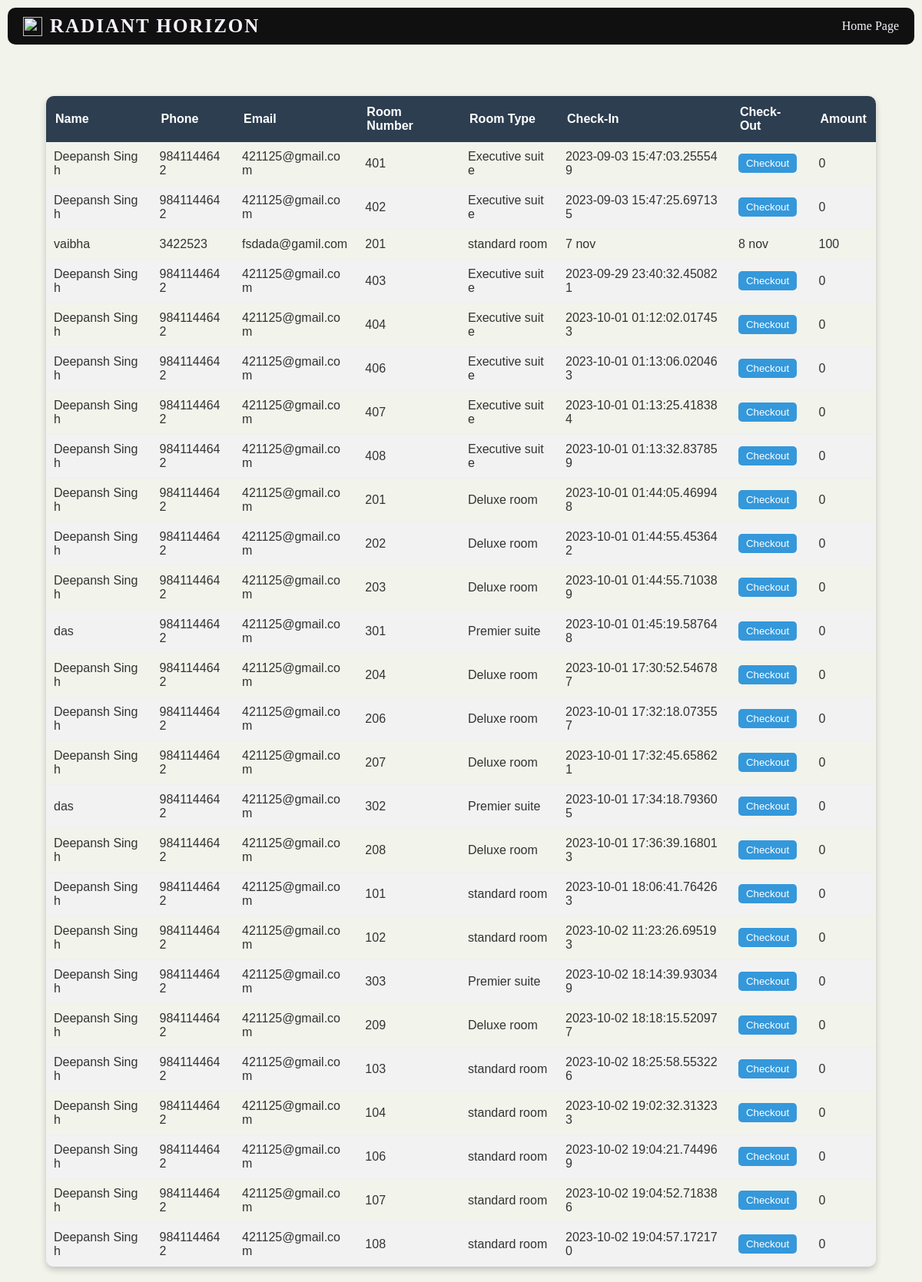
Page /customer_info (signed in) on the committed database.
### tables this page shows
CREATE TABLE Mother_table (
                        name  text,
                        phone_no integer,
                        email_id text,
                        Room_no integer,
                        Room_type  text,
                        check_in text,
                        check_out text,  
                        Paid_Amount integer      );

### app.py (the view)
@app.route('/customer_info', methods=['GET'])
def customer_info_page():
    data=func.return_Mothertabledata()
    if session.get('is_verified'):
        return render_template('details.html',data=data)
    else:
        return redirect('/')

### modules/Data_functions.py (called while the page is built)
def return_Mothertabledata():
    conn = sqlite3.connect("my_database.db")
    cursor = conn.cursor()
    cursor.execute('''SELECT * FROM Mother_table''')
    data=cursor.fetchall()
    l=[]
    for i in data:
        k={"name":i[0],"phone":i[1],"email":i[2],"room_no":i[3],"room_type":i[4],"check_in":i[5],"check_out":i[6],"amount":i[7]}
        l.append(k)
    conn.commit()
    return l

### Templates/details.html (shortened to what this page needs)
<!DOCTYPE html>
<html lang="en">
<head>
    <link rel="stylesheet" href="{{ url_for('static', filename='details_style.css') }}">
</head>
<body>
    <nav>
        <div class="logo">
            <img src="https://storage.googleapis.com/studio-design-asset-files/projects/AXq1lE0GO7/s-25x25_4eb63a71-0b02-409e-b2c7-f4d7e494384e.svg" alt="" id="logo">
            <p id="name">Radiant Horizon</p>
        </div>
        <div class="links">
            <a href="/protected-page">Home Page</a>
        </div>
    </nav>
    <main>
        <h2>Customer Details</h1>
        <div class="table-container"><table>
            <thead>
                <tr>
                    <th>Name</th>
                    <th>Phone</th>
                    <th>Email</th>
                    <th>Room Number</th>
                    <th>Room Type</th>
                    <th>Check-In</th>
                    <th>Check-Out</th>
                    <th>Amount</th>
                </tr>
            </thead>
            <tbody>
                {% for entry in data %}
                <tr>
                    <td>{{ entry["name"] }}</td>
                    <td>{{ entry["phone"] }}</td>
                    <td>{{ entry["email"] }}</td>
                    <td>{{ entry["room_no"] }}</td>
                    <td>{{ entry["room_type"] }}</td>
                    <td>{{ entry["check_in"] }}</td>
                    <td>
                        {% if entry["check_out"] == "--" %}
                            <button class="checkout-button">Checkout</button>
                        {% else %}
                            {{ entry["check_out"] }}
                        {% endif %}
                    </td>
                    <td>{{ entry["amount"] }}</td>
                </tr>
                {% endfor %}
            </tbody>
        </table>
    </div>
    </main>
</body>
</html>

### Static/details_style.css (style rules this page uses)
nav { background-color: rgb(16, 16, 16); border-radius: 10px; padding: 10px 20px; margin: 10px; display: flex; align-items: center; justify-content: space-between; }
#name { color: #F7F2FD; font-size: 25px; font-weight: bold; text-transform: uppercase; letter-spacing: 2px; margin: 0; }
.logo { display: flex; align-items: center; }
#logo { width: 25px; height: 25px; margin-right: 10px; }
.links { position: relative; right: 0px; padding-left: 10px; display: inline-flex; height: 100%; align-self: center; gap: 10px; background-color: rgb(16,16,16); }
.links a { color: #F7F2FD; text-decoration: none; }
body { margin: 0; padding: 0; }
body { background-color: #F2F3EB; font-family: "Vision"; margin: 0; color: #F2F3EB; }
.table-container { margin: 20px auto; max-width: 90%; box-shadow: 0 4px 8px rgba(0, 0, 0, 0.2); border-radius: 10px; overflow: hidden; transition: all 0.3s ease; }
table { width: 100%; border-collapse: collapse; font-family: Arial, sans-serif; }
th { background-color: #2c3e50; color: white; text-align: left; padding: 12px; transition: all 0.3s ease; }
td { padding: 10px; border-bottom: 1px solid #ecf0f1; color: #333; word-break: break-all; transition: all 0.3s ease; }
tr:nth-child(even) { background-color: #f2f2f2; }
.checkout-button { background-color: #3498db; color: white; border: none; border-radius: 5px; padding: 5px 10px; cursor: pointer; transition: background-color 0.3s ease, transform 0.2s ease; }

### rows in the picture
Mother_table: name "Deepansh Singh", phone "9841144642", email "421125@gmail.com", room_no "401", room_type "Executive suite", check_in "2023-09-03 15:47:03.255549", check_out "Checkout", amount "0"
Mother_table: name "Deepansh Singh", phone "9841144642", email "421125@gmail.com", room_no "402", room_type "Executive suite", check_in "2023-09-03 15:47:25.697135", check_out "Checkout", amount "0"
Mother_table: name "vaibha", phone "3422523", email "fsdada@gamil.com", room_no "201", room_type "standard room", check_in "7 nov", check_out "8 nov", amount "100"
Mother_table: name "Deepansh Singh", phone "9841144642", email "421125@gmail.com", room_no "403", room_type "Executive suite", check_in "2023-09-29 23:40:32.450821", check_out "Checkout", amount "0"
Mother_table: name "Deepansh Singh", phone "9841144642", email "421125@gmail.com", room_no "404", room_type "Executive suite", check_in "2023-10-01 01:12:02.017453", check_out "Checkout", amount "0"
Mother_table: name "Deepansh Singh", phone "9841144642", email "421125@gmail.com", room_no "406", room_type "Executive suite", check_in "2023-10-01 01:13:06.020463", check_out "Checkout", amount "0"
Mother_table: name "Deepansh Singh", phone "9841144642", email "421125@gmail.com", room_no "407", room_type "Executive suite", check_in "2023-10-01 01:13:25.418384", check_out "Checkout", amount "0"
Mother_table: name "Deepansh Singh", phone "9841144642", email "421125@gmail.com", room_no "408", room_type "Executive suite", check_in "2023-10-01 01:13:32.837859", check_out "Checkout", amount "0"
Mother_table: name "Deepansh Singh", phone "9841144642", email "421125@gmail.com", room_no "201", room_type "Deluxe room", check_in "2023-10-01 01:44:05.469948", check_out "Checkout", amount "0"
Mother_table: name "Deepansh Singh", phone "9841144642", email "421125@gmail.com", room_no "202", room_type "Deluxe room", check_in "2023-10-01 01:44:55.453642", check_out "Checkout", amount "0"
Mother_table: name "Deepansh Singh", phone "9841144642", email "421125@gmail.com", room_no "203", room_type "Deluxe room", check_in "2023-10-01 01:44:55.710389", check_out "Checkout", amount "0"
Mother_table: name "das", phone "9841144642", email "421125@gmail.com", room_no "301", room_type "Premier suite", check_in "2023-10-01 01:45:19.587648", check_out "Checkout", amount "0"
Mother_table: name "Deepansh Singh", phone "9841144642", email "421125@gmail.com", room_no "204", room_type "Deluxe room", check_in "2023-10-01 17:30:52.546787", check_out "Checkout", amount "0"
Mother_table: name "Deepansh Singh", phone "9841144642", email "421125@gmail.com", room_no "206", room_type "Deluxe room", check_in "2023-10-01 17:32:18.073557", check_out "Checkout", amount "0"
Mother_table: name "Deepansh Singh", phone "9841144642", email "421125@gmail.com", room_no "207", room_type "Deluxe room", check_in "2023-10-01 17:32:45.658621", check_out "Checkout", amount "0"
Mother_table: name "das", phone "9841144642", email "421125@gmail.com", room_no "302", room_type "Premier suite", check_in "2023-10-01 17:34:18.793605", check_out "Checkout", amount "0"
Mother_table: name "Deepansh Singh", phone "9841144642", email "421125@gmail.com", room_no "208", room_type "Deluxe room", check_in "2023-10-01 17:36:39.168013", check_out "Checkout", amount "0"
Mother_table: name "Deepansh Singh", phone "9841144642", email "421125@gmail.com", room_no "101", room_type "standard room", check_in "2023-10-01 18:06:41.764263", check_out "Checkout", amount "0"
Mother_table: name "Deepansh Singh", phone "9841144642", email "421125@gmail.com", room_no "102", room_type "standard room", check_in "2023-10-02 11:23:26.695193", check_out "Checkout", amount "0"
Mother_table: name "Deepansh Singh", phone "9841144642", email "421125@gmail.com", room_no "303", room_type "Premier suite", check_in "2023-10-02 18:14:39.930349", check_out "Checkout", amount "0"
Mother_table: name "Deepansh Singh", phone "9841144642", email "421125@gmail.com", room_no "209", room_type "Deluxe room", check_in "2023-10-02 18:18:15.520977", check_out "Checkout", amount "0"
Mother_table: name "Deepansh Singh", phone "9841144642", email "421125@gmail.com", room_no "103", room_type "standard room", check_in "2023-10-02 18:25:58.553226", check_out "Checkout", amount "0"
Mother_table: name "Deepansh Singh", phone "9841144642", email "421125@gmail.com", room_no "104", room_type "standard room", check_in "2023-10-02 19:02:32.313233", check_out "Checkout", amount "0"
Mother_table: name "Deepansh Singh", phone "9841144642", email "421125@gmail.com", room_no "106", room_type "standard room", check_in "2023-10-02 19:04:21.744969", check_out "Checkout", amount "0"
Mother_table: name "Deepansh Singh", phone "9841144642", email "421125@gmail.com", room_no "107", room_type "standard room", check_in "2023-10-02 19:04:52.718386", check_out "Checkout", amount "0"
Mother_table: name "Deepansh Singh", phone "9841144642", email "421125@gmail.com", room_no "108", room_type "standard room", check_in "2023-10-02 19:04:57.172170", check_out "Checkout", amount "0"
